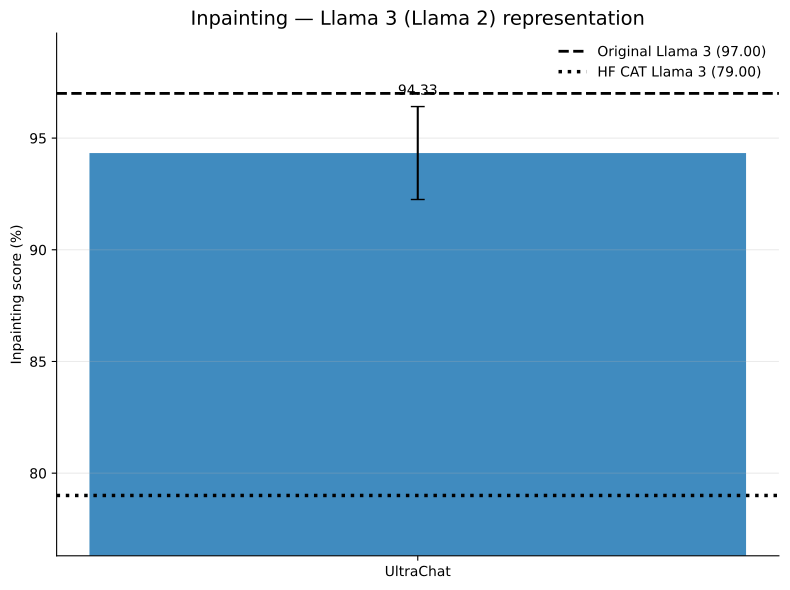

Recreate this plot in Python.
import numpy as np
import matplotlib.pyplot as plt

from pathlib import Path
from matplotlib.backends.backend_pdf import PdfPages


# ============================================================
# Configuration
# ============================================================

MODEL_NAME = "Llama 3 (Llama 2)"
METRIC_NAME = "Inpainting"

COLOR = "C0"


# ============================================================
# Representation
# ============================================================

github = (94.33, 2.08)

references = {
    "Original Llama 3": 97.00,
    "HuggingFace CAT Llama 3": 79.00,
}


# ============================================================
# Relative learning-rate representation
#
# Results are reported only at:
#
# eps = 0.05, 0.10, 0.20, 0.40
#
# The intermediate epsilon values:
#
# 0.075, 0.150, 0.300, 0.600
#
# have no Inpainting result.
# ============================================================

eps = np.array([
    0.05,
    0.075,
    0.10,
    0.150,
    0.20,
    0.300,
    0.40,
    0.600,
])

relative_y = np.array([
    94.00,
    np.nan,
    89.67,
    np.nan,
    88.67,
    np.nan,
    93.67,
    np.nan,
])

relative_err = np.array([
    5.29,
    np.nan,
    3.06,
    np.nan,
    2.52,
    np.nan,
    3.21,
    np.nan,
])


# ============================================================
# Representation plot
# ============================================================

def plot_representation():
    fig, ax = plt.subplots(figsize=(8, 6))

    value, error = github

    original = references["Original Llama 3"]
    hf = references["HuggingFace CAT Llama 3"]

    # --------------------------------------------------------
    # GitHub Llama 3 bar
    # --------------------------------------------------------

    bar = ax.bar(
        [0],
        [value],
        yerr=[error],
        capsize=5,
        width=0.55,
        color=COLOR,
        alpha=0.85,
    )[0]

    # --------------------------------------------------------
    # Reference lines
    # --------------------------------------------------------

    ax.axhline(
        original,
        color="black",
        linestyle="--",
        linewidth=2,
        label=f"Original Llama 3 ({original:.2f})",
    )

    ax.axhline(
        hf,
        color="black",
        linestyle=":",
        linewidth=2.5,
        label=f"HF CAT Llama 3 ({hf:.2f})",
    )

    # --------------------------------------------------------
    # Axis range
    # --------------------------------------------------------

    all_values = [
        value - error,
        value + error,
        original,
        hf,
    ]

    ymin = min(all_values)
    ymax = max(all_values)

    padding = max(
        (ymax - ymin) * 0.15,
        1.0,
    )

    ax.set_ylim(
        ymin - padding,
        ymax + padding,
    )

    # --------------------------------------------------------
    # Numerical value
    # --------------------------------------------------------

    ax.text(
        bar.get_x() + bar.get_width() / 2,
        value + error + padding * 0.15,
        f"{value:.2f}",
        ha="center",
        va="bottom",
        fontsize=10,
    )

    # --------------------------------------------------------
    # X axis
    # --------------------------------------------------------

    ax.set_xticks([0])

    ax.set_xticklabels([
        "UltraChat"
    ])

    # --------------------------------------------------------
    # Labels / styling
    # --------------------------------------------------------

    ax.set_ylabel(
        f"{METRIC_NAME} score (%)"
    )

    ax.set_title(
        f"{METRIC_NAME} — {MODEL_NAME} representation",
        fontsize=14,
    )

    ax.grid(
        axis="y",
        alpha=0.25,
    )

    ax.spines["top"].set_visible(False)
    ax.spines["right"].set_visible(False)

    ax.legend(
        frameon=False,
        loc="best",
    )

    fig.tight_layout()

    return fig


# ============================================================
# Relative learning-rate plot
# ============================================================

def plot_relative_lr():
    fig, ax = plt.subplots(figsize=(10, 6))

    # --------------------------------------------------------
    # Plot
    #
    # NaN values ensure that missing measurements are not
    # accidentally treated as real observations.
    # --------------------------------------------------------

    ax.plot(
        eps,
        relative_y,
        marker="o",
        markersize=7,
        linewidth=2,
        color=COLOR,
        label="UltraChat",
    )

    # --------------------------------------------------------
    # Error bars only for measured points
    # --------------------------------------------------------

    valid = (
        ~np.isnan(relative_y)
        & ~np.isnan(relative_err)
    )

    ax.errorbar(
        eps[valid],
        relative_y[valid],
        yerr=relative_err[valid],
        fmt="none",
        capsize=4,
        color=COLOR,
    )

    # --------------------------------------------------------
    # Adaptive y-axis
    # --------------------------------------------------------

    lower = (
        relative_y[valid]
        - relative_err[valid]
    )

    upper = (
        relative_y[valid]
        + relative_err[valid]
    )

    ymin = np.min(lower)
    ymax = np.max(upper)

    padding = max(
        (ymax - ymin) * 0.15,
        1.0,
    )

    ax.set_ylim(
        max(0, ymin - padding),
        min(100, ymax + padding),
    )

    # --------------------------------------------------------
    # X axis
    # --------------------------------------------------------

    ax.set_xlabel(
        r"Configuration multiplier $s$"
    )

    ax.set_xticks(eps)

    ax.set_xticklabels([
        "0.05",
        "0.075",
        "0.10",
        "0.150",
        "0.20",
        "0.300",
        "0.40",
        "0.600",
    ])

    # --------------------------------------------------------
    # Labels / styling
    # --------------------------------------------------------

    ax.set_ylabel(
        f"{METRIC_NAME} score (%)"
    )

    ax.set_title(
        f"{METRIC_NAME} — {MODEL_NAME} relative learning rate",
        fontsize=14,
    )

    ax.grid(
        axis="y",
        alpha=0.25,
    )

    ax.spines["top"].set_visible(False)
    ax.spines["right"].set_visible(False)

    ax.legend(
        frameon=False,
    )

    fig.tight_layout()

    return fig


# ============================================================
# Generate
# ============================================================

figures = [
    plot_representation(),
    plot_relative_lr(),
]


# ============================================================
# Save to ONE multipage PDF
# ============================================================

script_path = Path(__file__).resolve()
pdf_path = script_path.with_suffix(".pdf")

with PdfPages(pdf_path) as pdf:
    for fig in figures:
        pdf.savefig(
            fig,
            bbox_inches="tight",
        )

print(
    f"Saved {len(figures)} figures to:\n"
    f"{pdf_path}"
)


# ============================================================
# Display
# ============================================================

plt.show()
